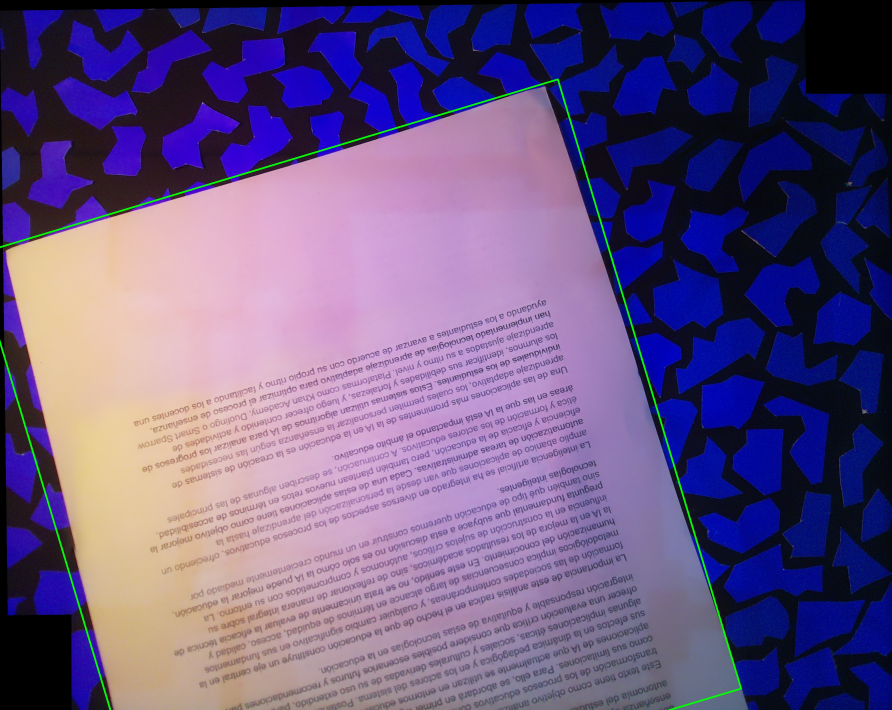
#> input picture debug_imgs/20250707_201642_paper_polygon.jpg, 3566 x 2839 px (shown at 1/4 size)
$ python -i ImageToStitch.py   (imports and definitions only)
#> lines starting #> are read from the running program, lines starting #| are printed output that depends on the picture; after the words box and inside, x2 and y2 are one past the last pixel; in counts of white or black regions, pixels touching at a corner belong together
#> further down, picture is the input picture: shape (2839, 3566, 3); mean B, G, R 131.5, 86.3, 104.6
import time
import cv2
import numpy as np
import os
import matplotlib.pyplot as plt
from datetime import datetime

class ImageToStitch:
    def __init__(self, img):
        if img.shape[2] == 4:
            img = cv2.cvtColor(img, cv2.COLOR_BGRA2BGR)
        self.img = img
        self.mask = None
        self.red_polygons_contours = None
        self.binary = None
        self.gray_img = None
        self.text_mask = None

    def process(self):
        self.create_mask()
        self.extract_contours()
        self.create_paper_mask()
        self.create_text_mask()

    def create_mask(self):
        """
        Crea una máscara que detecta áreas rojas y azules en la imagen.
        """
        img_bright = self.img.copy()
        hsv_bright = cv2.cvtColor(img_bright, cv2.COLOR_BGR2HSV)
#> hsv_bright: shape (2839, 3566, 3); mean H, S, V 113.3, 124.3, 143.1

        mask_white = hsv_bright[...,2] > 120
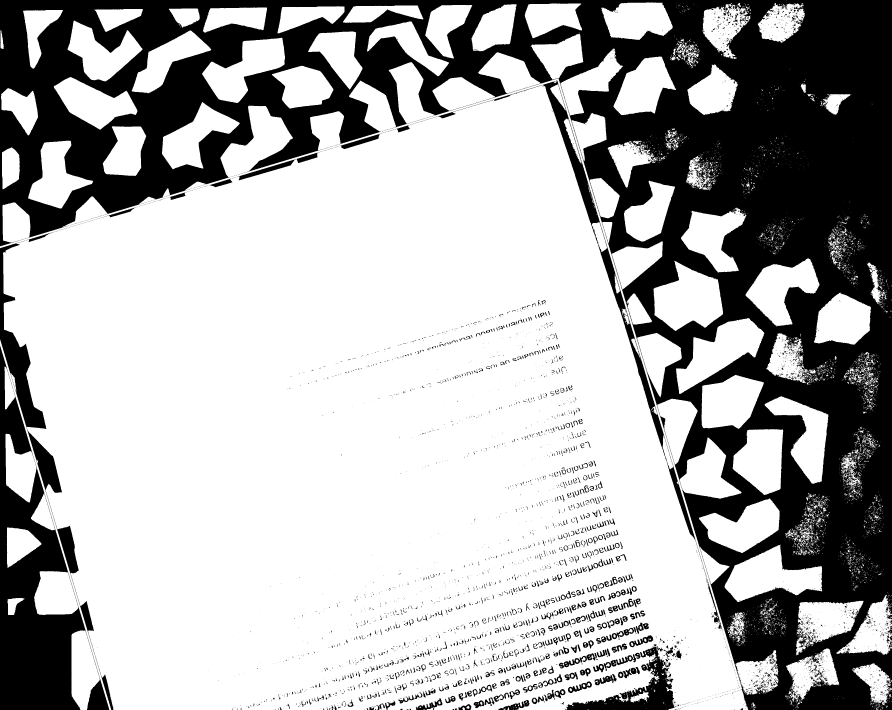
#> mask_white: shape (2839, 3566) bool (shown at 1/4 size); 68.9% white; 5400 black regions (4459 under 20 px), largest, box (x1, y1, x2, y2) and area: (0, 0, 3566, 2839) 2653585, (0, 1383, 437, 2839) 221224, (1911, 322, 2686, 1845) 40726
        hsv_bright[...,2][mask_white] = np.clip(hsv_bright[...,2][mask_white] * 1.7, 0, 255)
#> hsv_bright: shape (2839, 3566, 3); mean H, S, V 113.3, 124.3, 186.8
        img_bright = cv2.cvtColor(hsv_bright, cv2.COLOR_HSV2BGR)
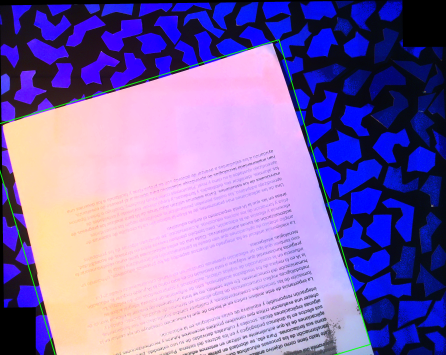
#> img_bright: shape (2839, 3566, 3) (shown at 1/8 size); mean B, G, R 173.1, 108.9, 132.4

        hsv = cv2.cvtColor(img_bright, cv2.COLOR_BGR2HSV)
#> hsv: shape (2839, 3566, 3); mean H, S, V 113.3, 125.6, 186.8
        hsv = hsv.astype(np.float32)
#> hsv: shape (2839, 3566, 3) float32; mean H, S, V 112.2, 123.4, 188.4
        hsv[..., 1] = np.clip(hsv[..., 1] * 1.3, 0, 255)
#> hsv: shape (2839, 3566, 3) float32; mean H, S, V 112.2, 149.3, 188.4
        hsv = hsv.astype(np.uint8)
#> hsv: shape (2839, 3566, 3); mean H, S, V 113.3, 146.4, 186.8
        lower_blue = np.array([100, 95, 65])
        upper_blue = np.array([130, 255, 255])
        blue_mask = cv2.inRange(hsv, lower_blue, upper_blue)
#> blue_mask: shape (2839, 3566); 24.7% white; 1980 white regions (1471 under 20 px), largest, box (x1, y1, x2, y2) and area: (2256, 1369, 2730, 2282) 122993, (3131, 2330, 3566, 2839) 62568, (2612, 1038, 2895, 1326) 52209
        self.mask = blue_mask

        kernel = np.ones((5,5), np.uint8)
        self.mask = cv2.morphologyEx(self.mask, cv2.MORPH_OPEN, kernel)
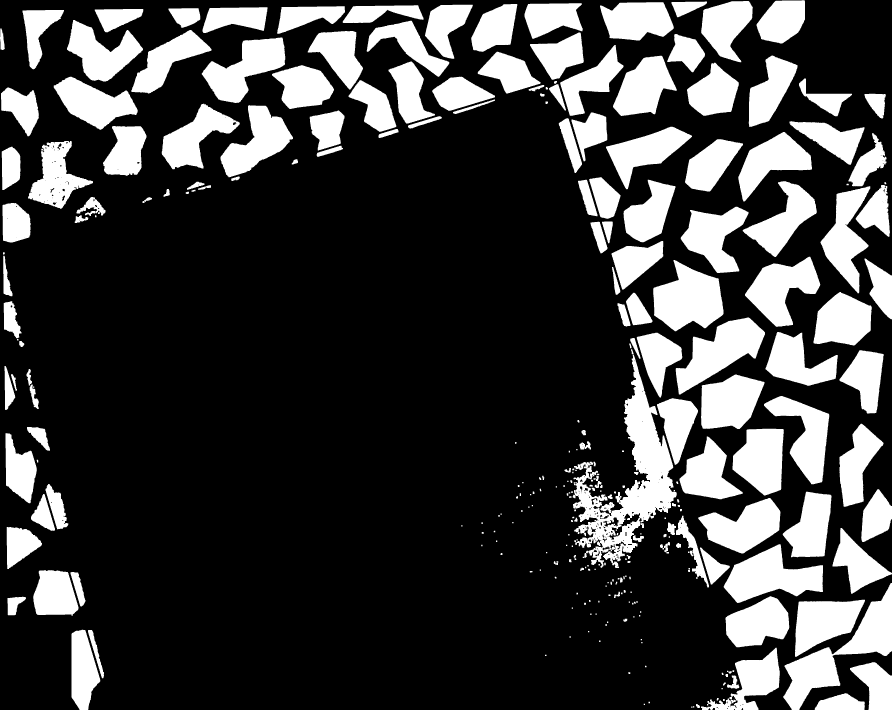
#> self.mask: shape (2839, 3566) (shown at 1/4 size); 24.3% white; 304 white regions, largest, box (x1, y1, x2, y2) and area: (2291, 1419, 2707, 2272) 111328, (3133, 2332, 3566, 2839) 62490, (2613, 1040, 2894, 1325) 52178
        self.mask = cv2.morphologyEx(self.mask, cv2.MORPH_CLOSE, kernel)
#> self.mask: shape (2839, 3566); 24.4% white; 247 white regions
    def extract_contours(self):
        self.red_polygons_contours, _ = cv2.findContours(self.mask, cv2.RETR_EXTERNAL, cv2.CHAIN_APPROX_SIMPLE)
#> self.red_polygons_contours = 247 contours, 26 with area under 20; largest, box (x1, y1, x2, y2) and area: (2289, 1352, 2707, 2272) 126098, (3133, 2332, 3566, 2839) 61710, (2613, 1040, 2894, 1325) 51738, (2895, 2177, 3292, 2412) 50048, (2703, 1270, 3060, 1578) 49674

    def create_paper_mask(self):
        img_without_blue = self.img.copy()
        img_without_blue[self.mask > 0] = [0, 0, 0]

        self.gray_img = cv2.cvtColor(img_without_blue, cv2.COLOR_BGR2GRAY)
        blurred = cv2.GaussianBlur(self.gray_img, (151, 151), 0)
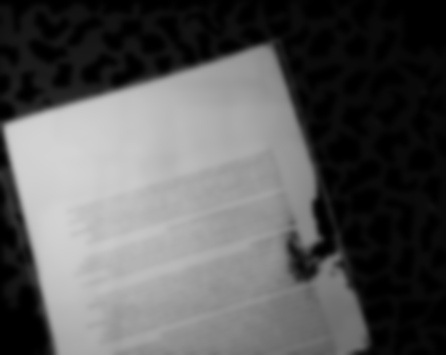
#> blurred: shape (2839, 3566) (shown at 1/8 size); min 0, max 211, mean 88.8

        _, self.binary = cv2.threshold(blurred, 90, 255, cv2.THRESH_BINARY_INV)
#> self.binary: shape (2839, 3566); 49.3% white; 2 white regions, box (x1, y1, x2, y2) and area: (0, 0, 3566, 2839) 4993078, (2522, 2810, 2605, 2839) 1748
        self.binary = cv2.bitwise_not(self.binary)

    def create_text_mask(self):
        height, width = self.gray_img.shape
        scale_factor = 1.0

        if width > 2000 or height > 2000:
            scale_factor = 0.5
            small_gray = cv2.resize(self.gray_img, None, fx=scale_factor, fy=scale_factor)
        else:
            small_gray = self.gray_img

        binary_text = cv2.adaptiveThreshold(small_gray, 255, cv2.ADAPTIVE_THRESH_GAUSSIAN_C,
                                          cv2.THRESH_BINARY_INV, blockSize=7, C=4)
#> binary_text: shape (1420, 1783); 7% white in thin lines or dots

        kernel_small = cv2.getStructuringElement(cv2.MORPH_ELLIPSE, (2, 2))
        kernel_medium = cv2.getStructuringElement(cv2.MORPH_ELLIPSE, (3, 3))

        text_mask = cv2.morphologyEx(binary_text, cv2.MORPH_OPEN, kernel_small)
#> text_mask: shape (1420, 1783); 5.6% white in thin lines or dots
        text_mask = cv2.morphologyEx(text_mask, cv2.MORPH_CLOSE, kernel_medium)
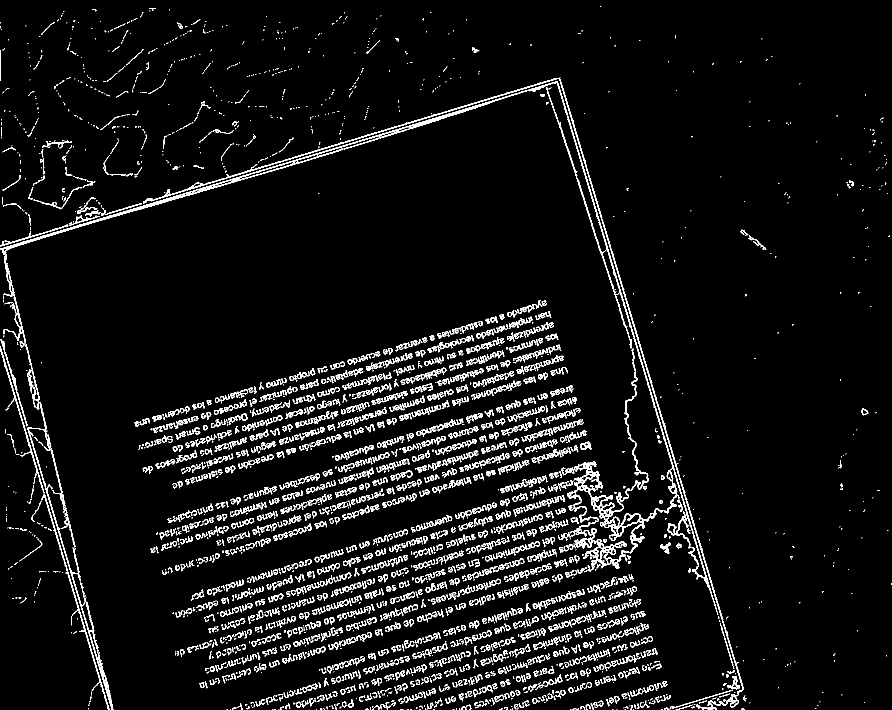
#> text_mask: shape (1420, 1783) (shown at 1/2 size); 6.2% white in thin lines or dots

        contours, _ = cv2.findContours(text_mask, cv2.RETR_EXTERNAL, cv2.CHAIN_APPROX_SIMPLE)
#> contours = 2383 contours, 1429 with area under 20; largest, box (x1, y1, x2, y2) and area: (0, 162, 1437, 1420) 31170, (286, 155, 1487, 1420) 4466, (0, 693, 219, 1420) 1430, (801, 735, 893, 768) 590, (833, 837, 927, 874) 580

        filtered_mask = np.zeros_like(text_mask)

        min_size = max(3, int(small_gray.shape[0] * small_gray.shape[1] * 0.000001))
        max_dimension = min(small_gray.shape[0], small_gray.shape[1]) / 4

        for contour in contours:
            area = cv2.contourArea(contour)
            if area < min_size:
                continue

            x, y, w, h = cv2.boundingRect(contour)

            # Filtros de aspecto ratio y tamaño
            aspect_ratio = h / w if w > 0 else 0
            if (0.1 <= aspect_ratio <= 12 and max(w, h) <= max_dimension):
                cv2.fillPoly(filtered_mask, [contour], 255)
#> this loop made 2383 passes
#> (area, x, y, w, h, aspect_ratio) on passes 47, 56, 62: (21, 1160, 1412, 11, 8, 0.727), (25, 1351, 1410, 33, 10, 0.303), (28, 1171, 1409, 11, 11, 1)
#> filtered_mask: shape (1420, 1783); 5.2% white; 1602 white regions (390 under 20 px), largest, box (x1, y1, x2, y2) and area: (801, 735, 893, 768) 732, (833, 837, 927, 874) 729, (855, 671, 948, 706) 628

        if scale_factor != 1.0:
            filtered_mask = cv2.resize(filtered_mask, (width, height), interpolation=cv2.INTER_NEAREST)
#> filtered_mask: shape (2839, 3566); 5.2% white; 1602 white regions, largest, box (x1, y1, x2, y2) and area: (1602, 1470, 1786, 1536) 2928, (1666, 1674, 1854, 1748) 2916, (1710, 1342, 1896, 1412) 2512

        filtered_mask = cv2.bitwise_and(filtered_mask, self.binary)

        kernel_h = cv2.getStructuringElement(cv2.MORPH_RECT, (2, 1))
#> kernel_h = [[1, 1]]
        kernel_v = cv2.getStructuringElement(cv2.MORPH_RECT, (1, 2))
#> kernel_v = [1, 1]

        final_mask = cv2.dilate(filtered_mask, kernel_h, iterations=1)
#> final_mask: shape (2839, 3566); 5.5% white; 1393 white regions (7 under 20 px), largest, box (x1, y1, x2, y2) and area: (1602, 1470, 1787, 1536) 3152, (1666, 1674, 1855, 1748) 3140, (1710, 1342, 1897, 1412) 2788
        final_mask = cv2.dilate(final_mask, kernel_v, iterations=1)
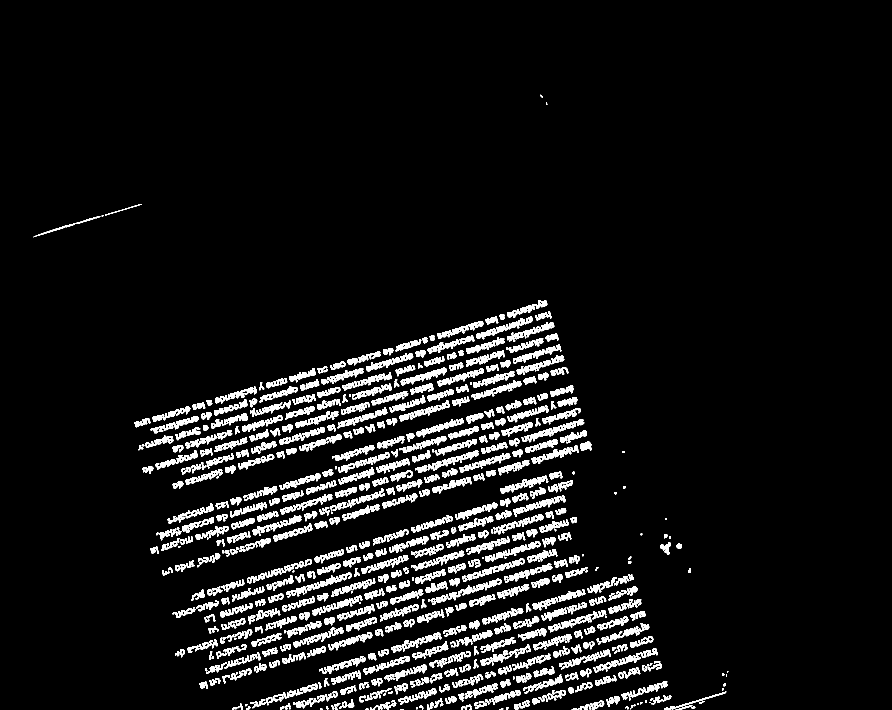
#> final_mask: shape (2839, 3566) (shown at 1/4 size); 6% white; 1393 white regions (6 under 20 px), largest, box (x1, y1, x2, y2) and area: (1602, 1470, 1787, 1537) 3391, (1666, 1674, 1855, 1749) 3371, (1710, 1342, 1897, 1413) 3053

        self.text_mask = final_mask

>>> import cv2
>>> picture = cv2.imread('../debug_imgs/20250707_201642_paper_polygon.jpg')
>>> result = ImageToStitch(picture).process()

$ run again, on debug_imgs/20250707_203650_paper_polygon.jpg
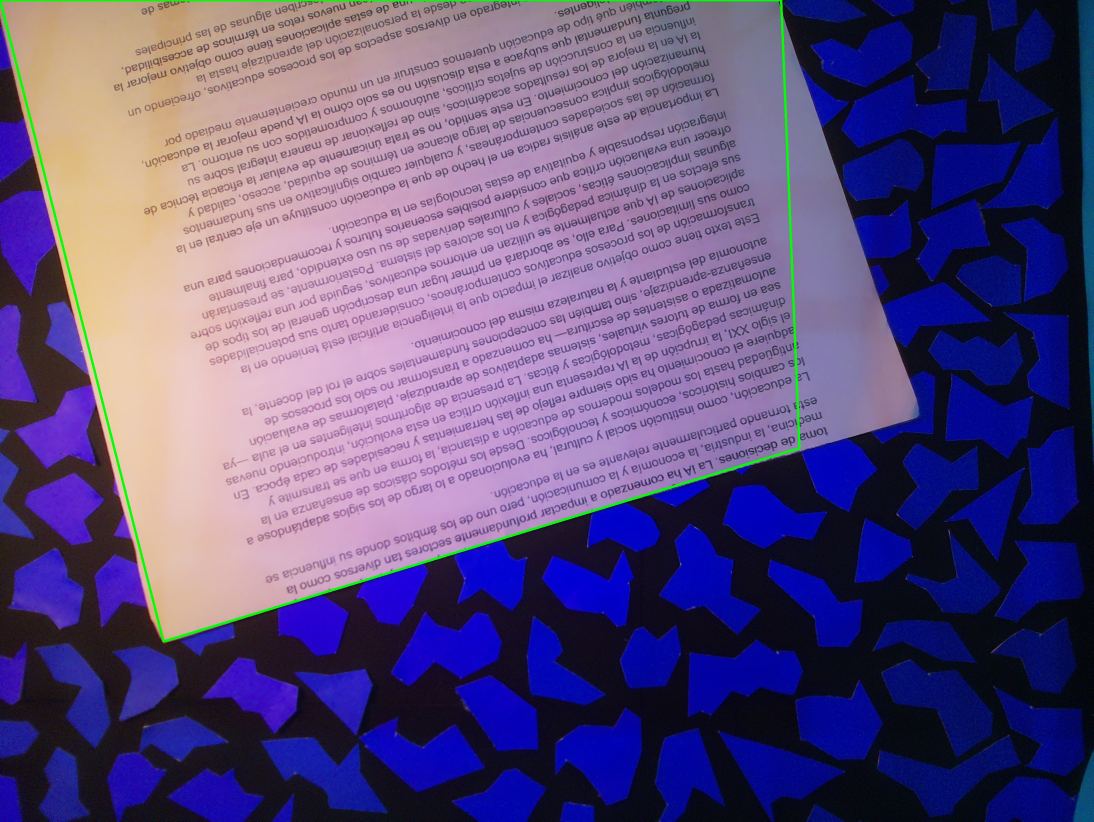
#> input picture debug_imgs/20250707_203650_paper_polygon.jpg, 3280 x 2464 px (shown at 1/3 size)
#> picture is the input picture: shape (2464, 3280, 3); mean B, G, R 126.7, 78.4, 93.2
#> in create_mask, `mask_white = hsv_bright[...,2] > 120`:
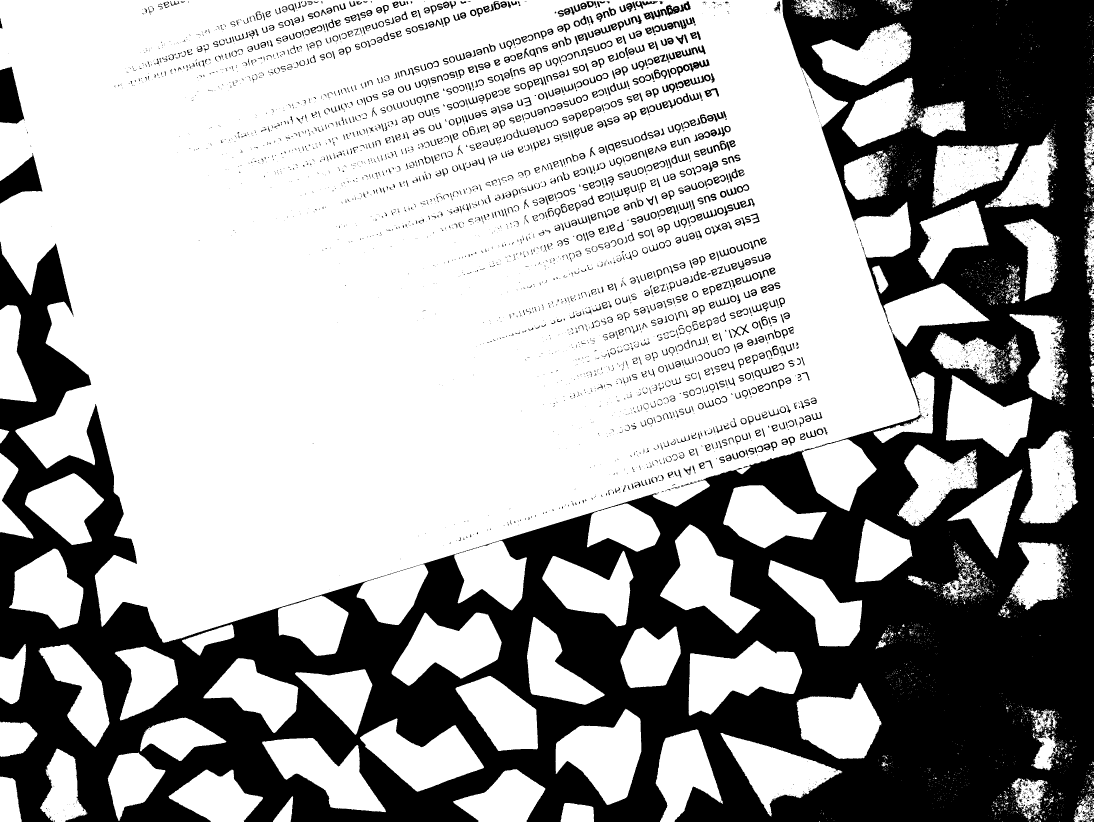
#> mask_white: shape (2464, 3280) bool (shown at 1/3 size); 65.6% white; 5305 black regions (3767 under 20 px), largest, box (x1, y1, x2, y2) and area: (0, 0, 3280, 2464) 2578369, (0, 459, 127, 611) 9464, (0, 200, 73, 371) 8946
#> blue_mask: shape (2464, 3280); 27.3% white; 2529 white regions (1829 under 20 px), largest, box (x1, y1, x2, y2) and area: (2747, 353, 3191, 844) 58794, (2063, 1919, 2409, 2151) 47799, (1664, 2124, 1927, 2418) 46189
#> self.red_polygons_contours = 281 contours, 34 with area under 20; largest, box (x1, y1, x2, y2) and area: (2749, 355, 3190, 844) 57957, (2063, 1920, 2409, 2150) 47299, (1664, 2124, 1927, 2417) 45716, (2646, 1979, 2978, 2272) 45560, (1978, 1571, 2282, 1904) 45463
#> binary_text: shape (1232, 1640); 8.9% white in thin lines or dots
#> contours = 2188 contours, 1240 with area under 20; largest, box (x1, y1, x2, y2) and area: (1195, 497, 1275, 606) 3890, (174, 677, 1200, 968) 2611, (20, 79, 245, 952) 1980, (1175, 0, 1377, 689) 1888, (0, 71, 134, 560) 1664
#> the loop in create_text_mask, `for contour in contours:` made 2188 passes
#> (area, x, y, w, h, aspect_ratio) on passes 119, 150, 155: (116, 1620, 1139, 20, 61, 3.05), (32, 67, 1123, 28, 35, 1.25), (33, 264, 1121, 30, 23, 0.767)
#> kernel_h = [[1, 1]]
#> kernel_v = [1, 1]
#> in create_text_mask, `final_mask = cv2.dilate(final_mask, kernel_v, iterations=1)`:
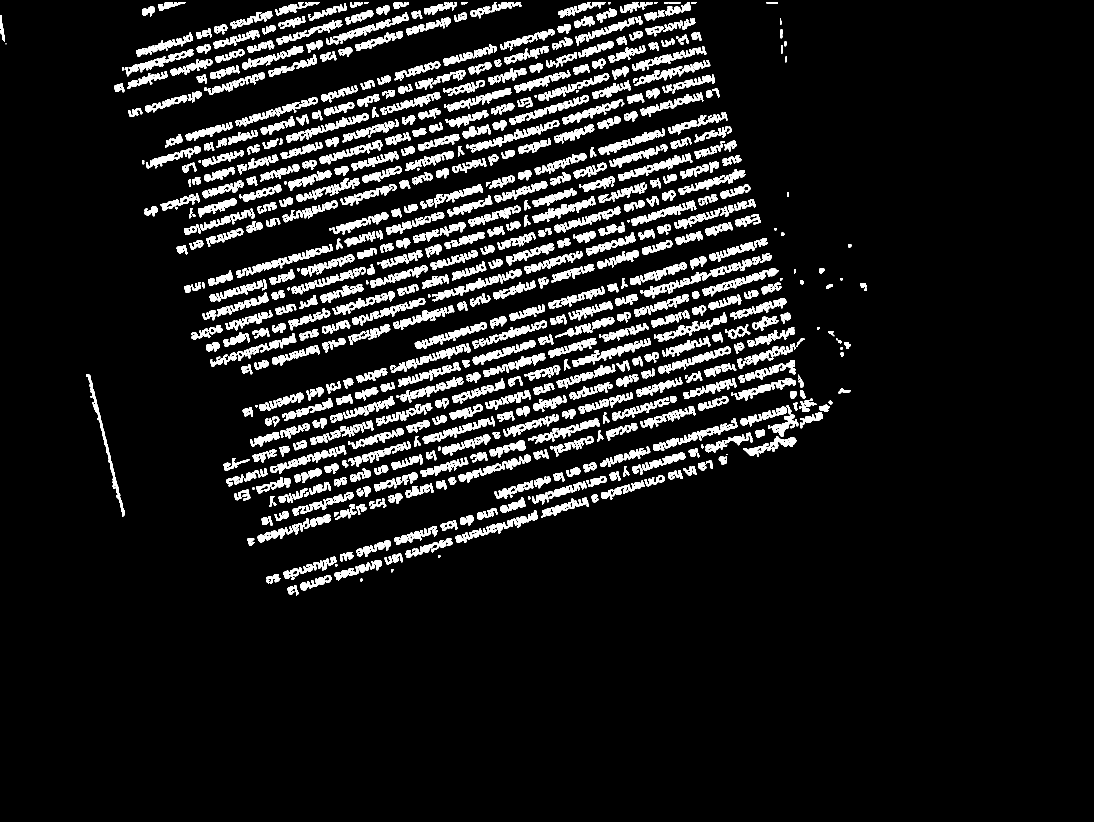
#> final_mask: shape (2464, 3280) (shown at 1/3 size); 9.1% white; 1142 white regions (3 under 20 px), largest, box (x1, y1, x2, y2) and area: (738, 732, 999, 827) 4199, (1736, 1014, 1953, 1095) 3829, (1386, 1530, 1613, 1629) 3803
